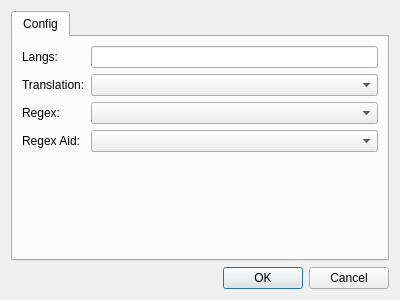
<?xml version="1.0" encoding="UTF-8"?>
<ui version="4.0">
 <class>Dialog</class>
 <widget class="QDialog" name="Dialog">
  <property name="geometry">
   <rect>
    <x>0</x>
    <y>0</y>
    <width>400</width>
    <height>300</height>
   </rect>
  </property>
  <property name="windowTitle">
   <string>Dialog</string>
  </property>
  <layout class="QHBoxLayout" name="horizontalLayout">
   <item>
    <layout class="QVBoxLayout" name="verticalLayout">
     <item>
      <widget class="QTabWidget" name="tabWidget">
       <property name="currentIndex">
        <number>0</number>
       </property>
       <widget class="QWidget" name="tab">
        <attribute name="title">
         <string>Config</string>
        </attribute>
        <layout class="QHBoxLayout" name="horizontalLayout_2">
         <item>
          <layout class="QFormLayout" name="formLayout">
           <item row="0" column="0">
            <widget class="QLabel" name="label">
             <property name="text">
              <string>Langs:</string>
             </property>
            </widget>
           </item>
           <item row="0" column="1">
            <widget class="QLineEdit" name="langEdit"/>
           </item>
           <item row="1" column="0">
            <widget class="QLabel" name="label_2">
             <property name="text">
              <string>Translation:</string>
             </property>
            </widget>
           </item>
           <item row="1" column="1">
            <widget class="QComboBox" name="trmodeBox"/>
           </item>
           <item row="2" column="0">
            <widget class="QLabel" name="label_3">
             <property name="text">
              <string>Regex:</string>
             </property>
            </widget>
           </item>
           <item row="2" column="1">
            <widget class="QComboBox" name="regexBox"/>
           </item>
           <item row="3" column="0">
            <widget class="QLabel" name="label_4">
             <property name="text">
              <string>Regex Aid:</string>
             </property>
            </widget>
           </item>
           <item row="3" column="1">
            <widget class="QComboBox" name="rmodeBox"/>
           </item>
          </layout>
         </item>
        </layout>
       </widget>
      </widget>
     </item>
     <item>
      <widget class="QDialogButtonBox" name="buttonBox">
       <property name="orientation">
        <enum>Qt::Horizontal</enum>
       </property>
       <property name="standardButtons">
        <set>QDialogButtonBox::Cancel|QDialogButtonBox::Ok</set>
       </property>
      </widget>
     </item>
    </layout>
   </item>
  </layout>
 </widget>
 <resources/>
 <connections>
  <connection>
   <sender>buttonBox</sender>
   <signal>accepted()</signal>
   <receiver>Dialog</receiver>
   <slot>accept()</slot>
   <hints>
    <hint type="sourcelabel">
     <x>248</x>
     <y>254</y>
    </hint>
    <hint type="destinationlabel">
     <x>157</x>
     <y>274</y>
    </hint>
   </hints>
  </connection>
  <connection>
   <sender>buttonBox</sender>
   <signal>rejected()</signal>
   <receiver>Dialog</receiver>
   <slot>reject()</slot>
   <hints>
    <hint type="sourcelabel">
     <x>316</x>
     <y>260</y>
    </hint>
    <hint type="destinationlabel">
     <x>286</x>
     <y>274</y>
    </hint>
   </hints>
  </connection>
 </connections>
</ui>
